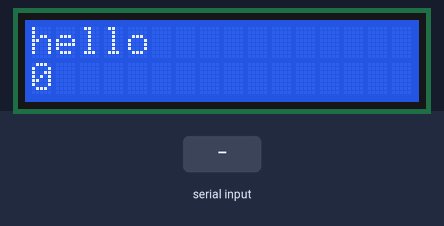
This sketch was run on a simulated Arduino Uno, built with avr-gcc and run on an emulated ATmega328P. Shown: 16×2 character LCD. The inputs (shaded band) are chosen by the test bench. What the sketch prints to the serial monitor is not drawn.

Above: at 0.1 s.
At 1.6 s:
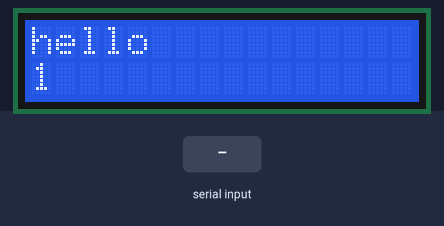
1.7 s: "1" received over Serial
At 2.7 s:
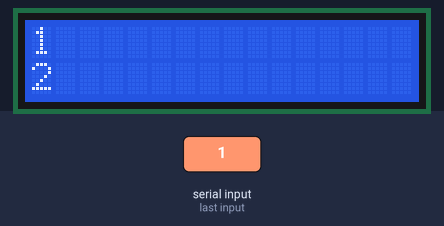
Timing chart, 0 to 4.7 s (numbered marks = the images above; inputs shaded):
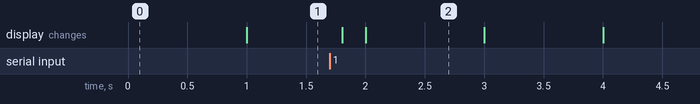

The sketch:

sketch_jul19a.ino
```cpp
#include <LiquidCrystal.h>
LiquidCrystal lcd(12, 11, 5, 4, 3, 2);

void setup(){
    // set up the LCD's number of columns and rows:
    lcd.begin(16, 2);
    // initialize the serial communications:
    Serial.begin(9600);
    Serial.print("initialized");
    lcd.print("hello");
}

void loop()
{
    // when characters arrive over the serial port...
    if (Serial.available()) {
      Serial.print("monitoring");
        // wait a bit for the entire message to arrive
        delay(100);
        // clear the screen
        lcd.clear();
        // read all the available characters
        while (Serial.available() > 0) {
            // display each character to the LCD
            lcd.write(Serial.read());
        }
    }

    {
        // set the cursor to column 0, line 1
        // (note: line 1 is the second row, since counting begins with 0):
        lcd.setCursor(0, 2);
        // print the number of seconds since reset:
        lcd.print(millis()/1000);

    }}
```

Measured:
- after the input at 1.7 s, the display: first changes after 0.10 s (image 2 shows a later state)
- what the display in image 2 shows lasts 1.0 s, from 2.0 s to 3.0 s
